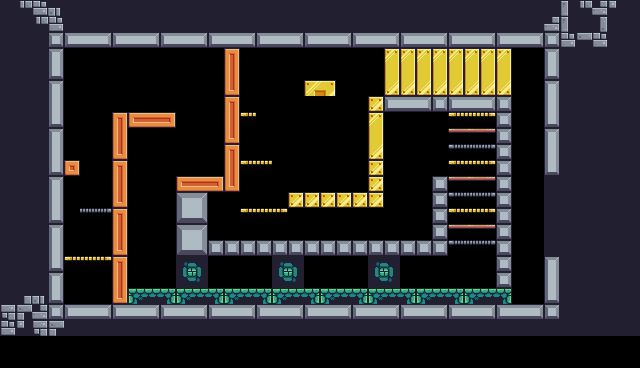

This game map was drawn from its Tiled (.tmx) file and the tilesets committed beside it. A one-line description and the full map source follow:
An orthogonal 40x23 tile map with 16x16 px tiles, 1 tile layer (ฺBlackground) and 26 objects (6x Platform, Player).

<map version="1.10" tiledversion="1.10.2" orientation="orthogonal" renderorder="right-down" width="40" height="23" tilewidth="16" tileheight="16" infinite="0" nextlayerid="4" nextobjectid="28">
 <tileset firstgid="1" source="Dino Dengzz.tsx" />
 <layer id="1" name="ฺBlackground" width="40" height="23" offsetx="0" offsety="-32">
  <data encoding="csv">
1,45,24,24,24,24,24,24,24,24,24,24,24,24,24,24,24,24,24,24,24,24,24,24,24,24,24,24,24,24,24,24,24,24,24,24,24,4,47,3,
26,45,24,24,24,24,24,24,24,24,24,24,24,24,24,24,24,24,24,24,24,24,24,24,24,24,24,24,24,24,24,24,24,24,24,45,1,3,45,26,
112,26,45,5,24,24,24,24,24,24,24,24,24,24,24,24,24,24,24,24,24,24,24,24,24,24,24,24,24,24,24,24,24,24,24,23,26,47,27,24,
24,112,26,45,24,24,24,24,24,24,24,24,24,24,24,24,24,24,24,24,24,24,24,24,24,24,24,24,24,24,24,24,24,24,47,23,24,25,24,24,
24,112,112,123,101,102,103,101,102,103,101,102,103,101,102,103,101,102,103,101,102,103,101,102,103,101,102,103,101,102,103,101,102,103,123,45,2,45,24,24,
24,112,112,104,0,0,0,0,0,0,0,0,0,0,192,0,0,0,0,0,0,0,0,0,197,197,197,197,197,197,197,197,0,0,104,24,24,24,24,24,
112,24,112,148,0,0,0,0,0,0,0,0,0,0,214,0,0,0,0,0,0,0,0,0,219,219,219,219,219,219,219,219,0,0,148,24,24,24,24,24,
112,24,112,104,0,0,0,0,0,0,0,0,0,0,236,0,138,138,0,217,218,0,0,0,241,241,241,241,241,241,241,241,0,0,104,24,24,24,24,24,
112,24,112,126,0,0,0,0,0,0,0,0,0,0,192,0,160,160,0,0,0,0,0,216,101,102,103,123,101,102,103,123,0,0,126,24,24,24,24,24,
112,24,112,148,0,0,0,192,189,190,191,0,0,0,214,18,182,182,0,0,0,0,0,197,0,0,0,100,18,19,20,123,0,0,148,24,24,24,24,24,
112,24,112,104,0,0,0,214,0,0,0,0,0,0,236,0,0,0,0,0,0,0,0,219,0,0,0,100,40,41,42,123,0,0,104,24,24,24,24,24,
112,24,112,126,0,0,0,236,0,0,0,0,0,0,192,0,0,138,0,0,0,0,0,241,0,0,0,122,62,63,64,123,0,0,126,24,24,24,24,24,
24,24,112,148,211,0,0,192,0,0,0,0,0,0,214,18,19,160,0,0,0,0,0,216,0,0,0,144,18,19,20,123,0,0,148,24,24,24,24,24,
24,112,112,104,0,0,0,214,0,0,0,189,190,191,236,0,0,182,0,0,0,0,0,216,143,144,145,123,40,41,42,123,0,0,24,24,24,24,24,24,
24,112,112,126,0,0,0,236,0,0,0,124,125,0,0,0,0,0,216,216,216,216,216,216,0,0,0,123,62,63,64,123,0,0,24,24,24,24,24,24,
112,112,112,148,0,63,64,192,0,0,0,146,147,0,0,18,19,20,0,0,0,0,0,0,0,0,0,123,18,19,20,123,0,0,24,24,24,24,24,24,
112,112,112,104,0,0,0,214,0,0,0,124,125,0,0,0,0,0,0,0,0,0,0,0,0,0,0,123,40,41,42,123,0,0,24,24,24,24,24,24,
112,112,112,126,0,0,0,236,0,0,0,146,147,123,123,123,123,123,123,123,123,123,123,123,123,123,123,123,62,63,64,123,0,0,24,24,24,24,24,24,
112,112,112,148,18,19,20,192,0,0,0,180,181,0,0,0,0,180,181,0,0,0,0,180,181,0,0,0,0,0,0,123,0,0,104,24,24,24,24,24,
112,112,112,104,164,165,165,214,0,0,0,202,203,0,0,0,0,202,203,0,0,0,0,202,203,0,0,0,0,0,0,123,0,0,126,24,24,24,24,24,
112,4,5,148,164,164,165,236,177,178,179,177,178,179,177,178,179,177,178,179,177,178,179,177,178,179,177,178,179,177,178,179,0,0,148,24,24,24,24,24,
3,1,47,123,101,102,103,101,102,103,101,102,103,101,102,103,101,102,103,101,102,103,101,102,103,101,102,103,101,102,103,101,102,103,123,24,24,24,24,24,
45,27,3,1,24,24,24,24,24,24,24,24,24,24,24,24,24,24,24,24,24,24,24,24,24,24,24,24,24,24,24,24,24,24,24,24,24,24,24,24
</data>
 </layer>
 <objectgroup id="2" name="Spawn">
  <object id="1" name="Player" type="Player" x="64" y="272" width="32" height="32" />
 </objectgroup>
 <objectgroup id="3" name="Collision">
  <object id="2" x="48" y="32" width="16" height="288" />
  <object id="3" x="64" y="304" width="496" height="16" />
  <object id="4" x="544" y="256" width="16" height="48" />
  <object id="5" x="544" y="32" width="16" height="144" />
  <object id="6" x="64" y="32" width="480" height="16" />
  <object id="7" x="224" y="48" width="16" height="144" />
  <object id="8" x="176" y="176" width="48" height="16" />
  <object id="9" x="112" y="112" width="64" height="16" />
  <object id="10" x="112" y="128" width="16" height="176" />
  <object id="11" x="64" y="160" width="16" height="16" />
  <object id="12" x="176" y="192" width="32" height="64" />
  <object id="13" x="208" y="240" width="240" height="16" />
  <object id="14" x="432" y="176" width="16" height="64" />
  <object id="15" x="288" y="192" width="96" height="16" />
  <object id="16" x="368" y="160" width="16" height="32" />
  <object id="17" x="368" y="96" width="144" height="16" />
  <object id="18" x="496" y="112" width="16" height="176" />
  <object id="19" x="128" y="288" width="384" height="16" />
  <object id="20" type="Platform" x="80" y="208" width="32" height="16" />
  <object id="22" type="Platform" x="64" y="256" width="48" height="16" />
  <object id="23" type="Platform" x="240" y="208" width="48" height="16" />
  <object id="24" type="Platform" x="240" y="160" width="32" height="16" />
  <object id="25" type="Platform" x="240" y="112" width="16" height="16" />
  <object id="26" x="304" y="80" width="32" height="16" />
  <object id="27" type="Platform" x="448" y="112" width="48" height="144" />
 </objectgroup>
</map>
